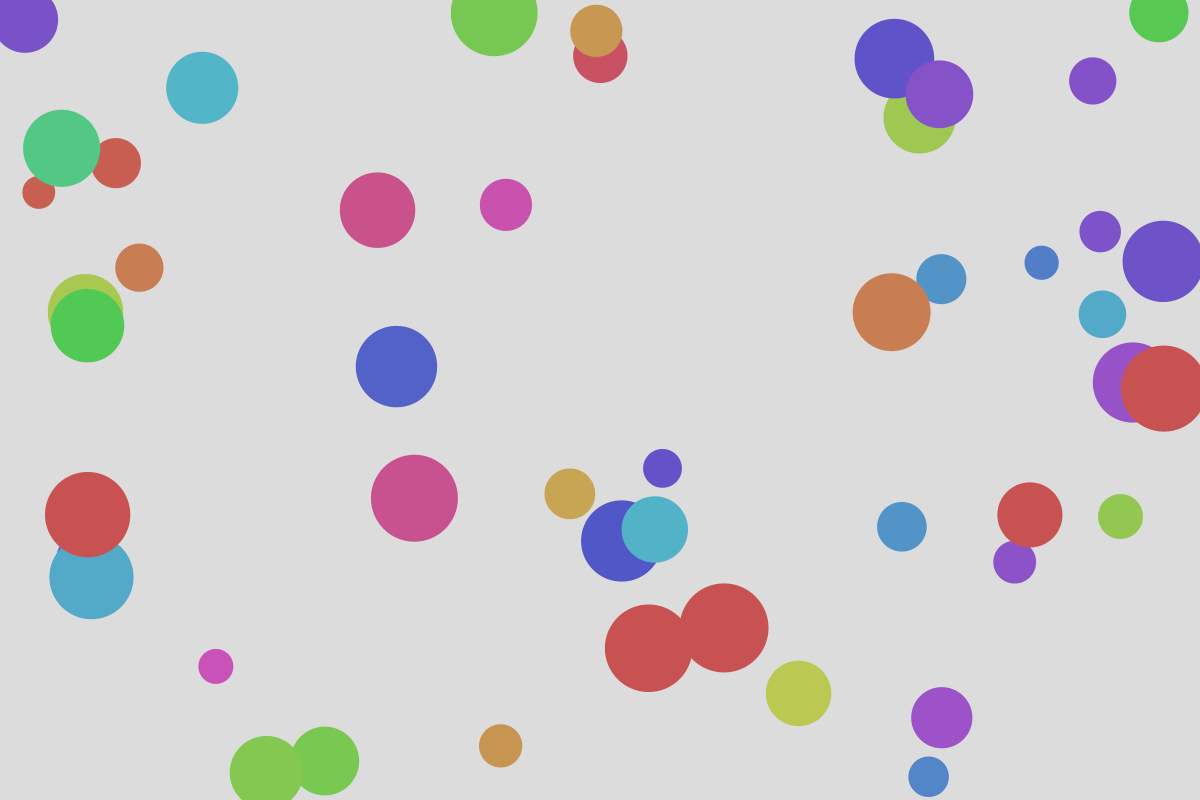
Frame 1 (no input)
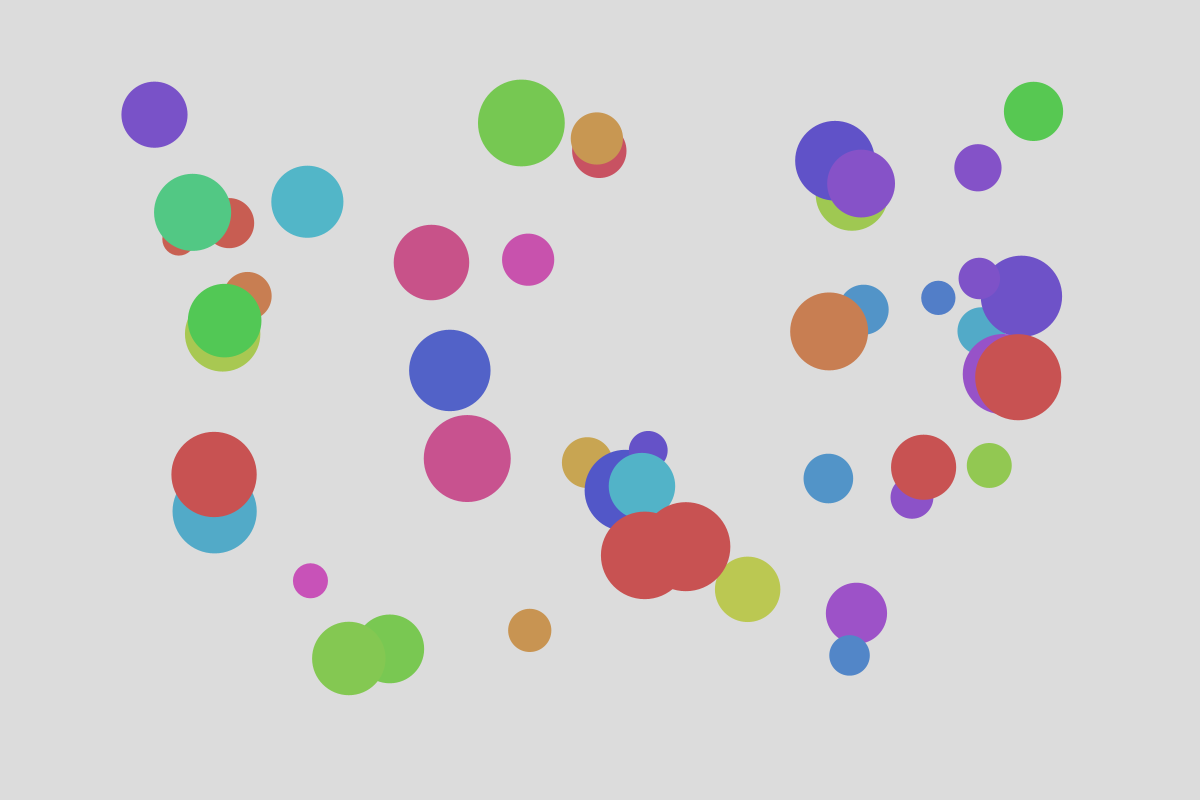
Frame 60 (the mouse pressed at the canvas centre just before this capture)
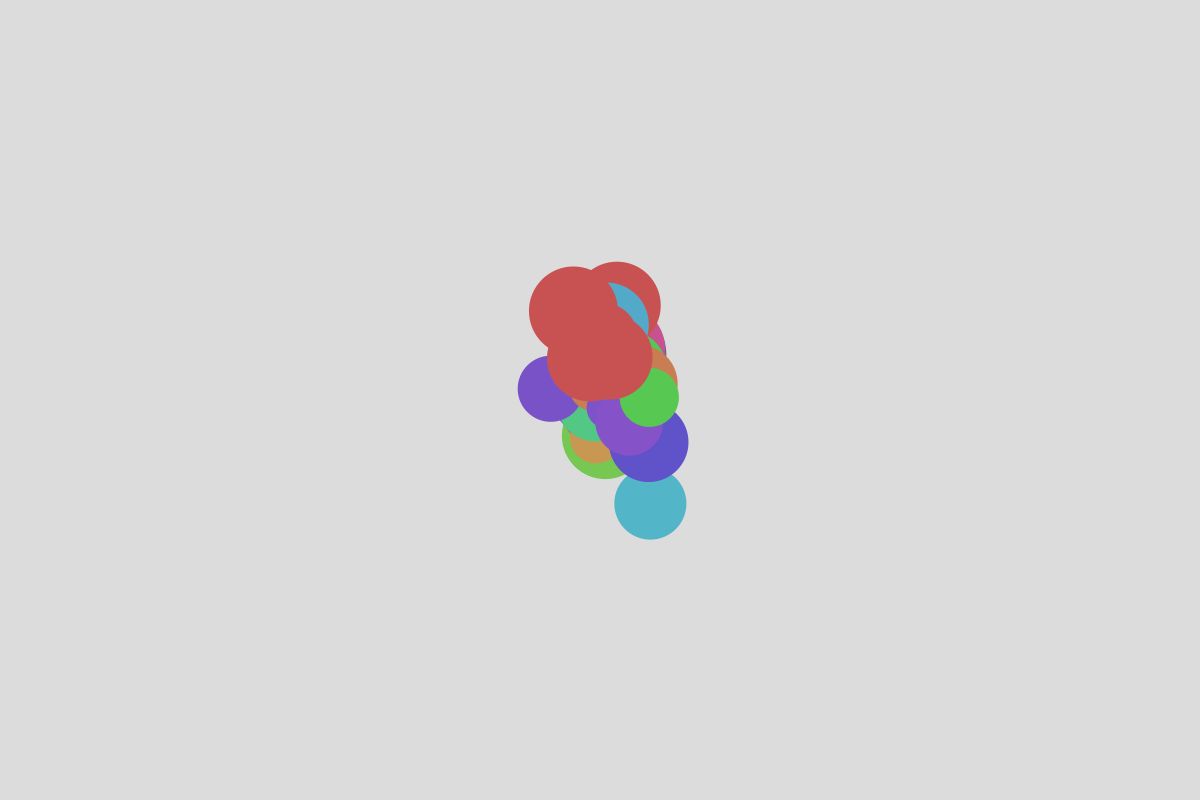
Frame 120 (the mouse held since frame 60 and released just before this capture)

The Processing sketch that drew these frames (run headless with seeded random() and noise(); from frame 60 on, the mouse is pressed at the canvas centre):

// Processing sketch: Repel
// ── Repel.pde
// 2. 10 Mutual Attraction

Mover[] movers = new Mover[50];

void setup() {
    colorMode(HSB);
    size(1200, 800);

    for (int i = 0; i < movers.length; i++) {
     	movers[i] = new Mover(random(2, 6), random(width + 50), random(height));
    }
}

void draw() {
    background(220);

    for (Mover m : movers) {
    	for (Mover n : movers) {
	    if (m != n) {
		PVector gravitationalAttraction = n.attract(m);
		m.applyForce(gravitationalAttraction);
	    }
	}
	m.update();
	m.render();
	m.checkBorders();
    }
}
class Mover {
    PVector location;
    PVector velocity;
    PVector acceleration;
    float mass;
    float moverWidth, moverHeight;
    float G;
    int colour;

    Mover(float mass_, float xpos, float ypos) {
	location = new PVector(xpos, ypos);
	velocity = new PVector(0, 0);
	acceleration = new PVector(0, 0);
	mass = mass_;
	moverWidth = 15;
	moverHeight = 15;
	G = 0.3;
	colour = floor(random(300));
    }

    void checkBorders() {
	if (location.x > width - moverWidth) {
	    location.x = width - moverWidth;
	    velocity.x *= -1;
	} else if (location.x < 0) {
	    location.x = 0;
	    velocity.x *= -1;
	}

	if (location.y > height - moverHeight) {
	    location.y = height - moverHeight;
	    velocity.y *= -1;
	} else if (location.y < 0) {
	    location.y = 0;
	    velocity.y *= -1;
	}
    }

    void applyForce(PVector force) {
	PVector f = PVector.div(force, mass);
	acceleration.add(f);
    }

    void update() {
	velocity.add(acceleration);
	location.add(velocity);
	acceleration.mult(0);
    }

    void render() {
	noStroke();
	fill(colour, 150, 200);
	ellipse(location.x, location.y, mass * moverWidth, mass * moverHeight);
    }

    PVector attract(Mover m) {
	PVector force = PVector.sub(location, m.location);
	float distance = force.mag();
	distance = constrain(distance, 5.0, 25.0);

	float strength = (G * mass * m.mass) / (distance * distance);
	force.normalize();
	force.mult(strength);
	return force;
    }
}
